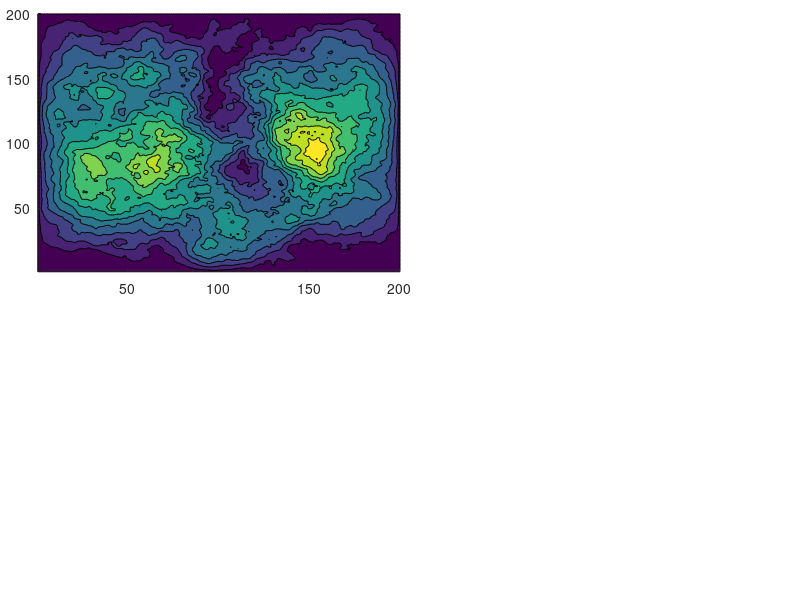

Write MATLAB code to recreate this figure. (Note: this script raises an error after producing the figure.)
% demo4
X=linspace(0,1,200)';
CL=(-cos(X*2*pi)+1).^.2;
r=(X-.5)'.^2+(X-.5).^2;
Z=abs(ifftn(exp(7i*rand(200))./r.^.9)).*(CL*CL')*30;

ax1=axes('Parent',gcf,'OuterPosition',[0,1/2,1/2,1/2],'LooseInset',[0,0,0,0]);
contourf(Z,'EdgeColor','none')
ax1.Colormap=nclCM(190,200);


ax2=axes('Parent',gcf,'OuterPosition',[1/2,1/2,1/2,1/2],'LooseInset',[0,0,0,0]);
contourf(Z,'EdgeColor','none')
ax2.Colormap=nclCM(190,200);

ax3=axes('Parent',gcf,'OuterPosition',[0,0,1/2,1/2],'LooseInset',[0,0,0,0]);
contourf(Z,'EdgeColor','none')
ax3.Colormap=nclCM(190,200);


ax4=axes('Parent',gcf,'OuterPosition',[1/2,0,1/2,1/2],'LooseInset',[0,0,0,0]);
contourf(Z,'EdgeColor','none') 
ax4.Colormap=nclCM(190,200);